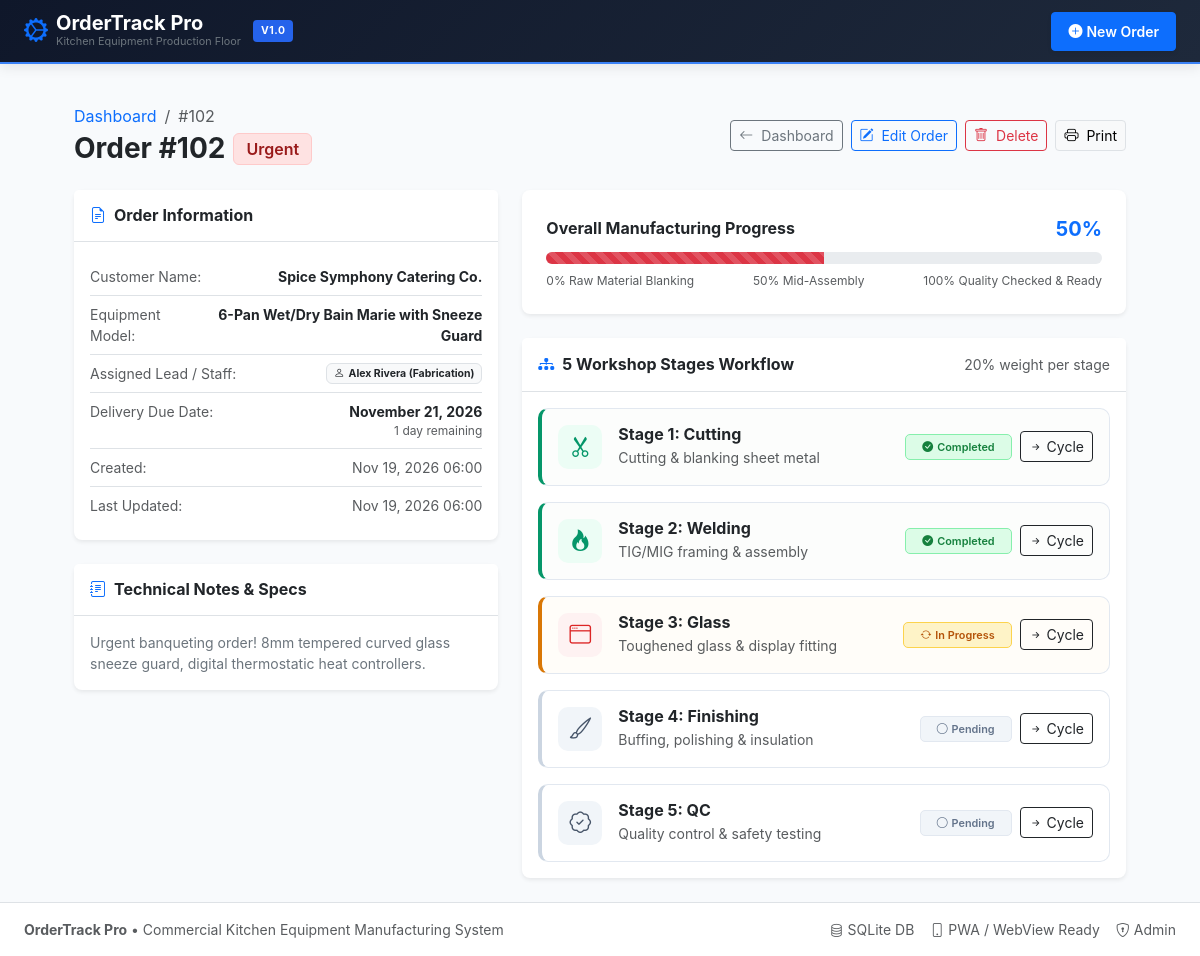
The app's page /order/2/ with its own data.
### tracking/models.py (models this page shows, shortened)
class Order(models.Model):
    STATUS_ON_TRACK = 'ON_TRACK'
    STATUS_URGENT = 'URGENT'
    STATUS_DELAYED = 'DELAYED'
    STATUS_COMPLETED = 'COMPLETED'
    STATUS_CHOICES = [
        (STATUS_ON_TRACK, 'On Track'),
        (STATUS_URGENT, 'Urgent'),
        (STATUS_DELAYED, 'Delayed'),
        (STATUS_COMPLETED, 'Completed'),
    ]
    STAGE_PENDING = 'PENDING'
    STAGE_IN_PROGRESS = 'IN_PROGRESS'
    STAGE_COMPLETED = 'COMPLETED'
    STAGE_STATUS_CHOICES = [
        (STAGE_PENDING, 'Pending'),
        (STAGE_IN_PROGRESS, 'In Progress'),
        (STAGE_COMPLETED, 'Completed'),
    ]
    order_id = models.CharField(
        max_length=50,
        unique=True,
        verbose_name="Order ID",
        help_text="Unique identifier (e.g., #101, ORD-2026-05)"
    )
    customer_name = models.CharField(
        max_length=150,
        verbose_name="Customer Name",
        help_text="Restaurant, hotel, or catering client name"
    )
    equipment_model = models.CharField(
        max_length=200,
        verbose_name="Equipment Model",
        help_text="e.g., 4-Burner Gas Range with Oven, Stainless Steel Worktable, Bain Marie"
    )
    assigned_staff = models.CharField(
        max_length=120,
        verbose_name="Assigned Staff / Lead",
        help_text="Name of workshop technician or production supervisor"
    )
    delivery_date = models.DateField(
        verbose_name="Delivery Due Date"
    )
    status = models.CharField(
        max_length=20,
        choices=STATUS_CHOICES,
        default=STATUS_ON_TRACK,
        verbose_name="Order Status"
    )
    notes = models.TextField(
        blank=True,
        null=True,
        verbose_name="Technical Notes / Specifications",
        help_text="Metal gauge (e.g., SS 304, 18-gauge), dimensions, custom burners, or glass specs"
    )
    stage_cutting = models.CharField(
        max_length=20,
        choices=STAGE_STATUS_CHOICES,
        default=STAGE_PENDING,
        verbose_name="Stage 1: Cutting"
    )
    stage_welding = models.CharField(
        max_length=20,
        choices=STAGE_STATUS_CHOICES,
        default=STAGE_PENDING,
        verbose_name="Stage 2: Welding"
    )
    stage_glass = models.CharField(
        max_length=20,
        choices=STAGE_STATUS_CHOICES,
        default=STAGE_PENDING,
        verbose_name="Stage 3: Glass"
    )
    stage_finishing = models.CharField(
        max_length=20,
        choices=STAGE_STATUS_CHOICES,
        default=STAGE_PENDING,
        verbose_name="Stage 4: Finishing"
    )
    stage_qc = models.CharField(
        max_length=20,
        choices=STAGE_STATUS_CHOICES,
        default=STAGE_PENDING,
        verbose_name="Stage 5: QC (Quality Check)"
    )
    progress_percentage = models.PositiveSmallIntegerField(
        default=0,
        verbose_name="Progress Percentage"
    )
    created_at = models.DateTimeField(auto_now_add=True)
    updated_at = models.DateTimeField(auto_now=True)
    class Meta:
        ordering = ['-created_at']
        verbose_name = "Production Order"
        verbose_name_plural = "Production Orders"
    @property
    def days_remaining(self):
        if not self.delivery_date:
            return 0
        delta = self.delivery_date - date.today()
        return delta.days
    @property
    def is_overdue(self):
        return self.days_remaining < 0 and self.status != self.STATUS_COMPLETED
    @property
    def status_badge_class(self):
        mapping = {
            self.STATUS_ON_TRACK: 'badge-status-on-track',
            self.STATUS_URGENT: 'badge-status-urgent',
            self.STATUS_DELAYED: 'badge-status-delayed',
            self.STATUS_COMPLETED: 'badge-status-completed',
        }
        return mapping.get(self.status, 'badge-secondary')
    @property
    def progress_bar_class(self):
        if self.status == self.STATUS_COMPLETED or self.progress_percentage == 100:
            return 'bg-success'
        if self.status == self.STATUS_URGENT:
            return 'bg-danger'
        if self.status == self.STATUS_DELAYED:
            return 'bg-warning'
        return 'bg-primary'
    def get_stages_info(self):
        stage_definitions = [
            ('cutting', 'stage_cutting', 'Cutting', 'bi-scissors', 'Cutting & blanking sheet metal'),
            ('welding', 'stage_welding', 'Welding', 'bi-fire', 'TIG/MIG framing & assembly'),
            ('glass', 'stage_glass', 'Glass', 'bi-window', 'Toughened glass & display fitting'),
            ('finishing', 'stage_finishing', 'Finishing', 'bi-brush', 'Buffing, polishing & insulation'),
            ('qc', 'stage_qc', 'QC', 'bi-patch-check', 'Quality control & safety testing'),
        ]
        result = []
        for key, field_name, display_name, icon, desc in stage_definitions:
            current_val = getattr(self, field_name)
            next_val = (
                self.STAGE_IN_PROGRESS if current_val == self.STAGE_PENDING else
                self.STAGE_COMPLETED if current_val == self.STAGE_IN_PROGRESS else
                self.STAGE_PENDING
            )
            result.append({
                'key': key,
                'field': field_name,
                'name': display_name,
                'status': current_val,
                'status_label': dict(self.STAGE_STATUS_CHOICES).get(current_val, current_val),
                'next_status': next_val,
                'icon': icon,
                'description': desc,
                'is_completed': current_val == self.STAGE_COMPLETED,
                'is_in_progress': current_val == self.STAGE_IN_PROGRESS,
                'is_pending': current_val == self.STAGE_PENDING,
            })
        return result

### tracking/views.py (the view)
# urls.py: path('order/<int:pk>/', views.order_detail, name='order_detail'),
def order_detail(request, pk):
    order = get_object_or_404(Order, pk=pk)
    context = {
        'order': order,
        'stages': order.get_stages_info(),
    }
    return render(request, 'tracking/order_detail.html', context)

### templates/tracking/order_detail.html (shortened to what this page needs)
{% extends 'base.html' %}
{% load static %}
{% block content %}
<div class="container-fluid px-3 px-lg-4 py-4" style="max-width: 1100px;">
  <div class="d-flex flex-column flex-md-row justify-content-between align-items-md-center gap-3 mb-4">
    <div>
      <nav aria-label="breadcrumb">
        <ol class="breadcrumb mb-1 small">
          <li class="breadcrumb-item"><a href="{% url 'dashboard' %}" class="text-decoration-none">Dashboard</a></li>
          <li class="breadcrumb-item active" aria-current="page">{{ order.order_id }}</li>
        </ol>
      </nav>
      <h3 class="fw-bold mb-0 text-dark d-flex align-items-center gap-2">
        <span>Order {{ order.order_id }}</span>
        <span class="badge-status {{ order.status_badge_class }} fs-6">
          {{ order.get_status_display }}
        </span>
      </h3>
    </div>
    <div class="d-flex align-items-center gap-2">
      <a href="{% url 'dashboard' %}" class="btn btn-outline-secondary btn-sm">
        <i class="bi bi-arrow-left me-1"></i> Dashboard
      </a>
      <a href="{% url 'order_update' order.id %}" class="btn btn-outline-primary btn-sm">
        <i class="bi bi-pencil-square me-1"></i> Edit Order
      </a>
      <a href="{% url 'order_delete' order.id %}" class="btn btn-outline-danger btn-sm">
        <i class="bi bi-trash me-1"></i> Delete
      </a>
      <button onclick="window.print()" class="btn btn-light btn-sm border d-none d-sm-inline-block" title="Print Job Sheet">
        <i class="bi bi-printer me-1"></i> Print
      </button>
    </div>
  </div>
  <div class="row g-4">
    <div class="col-12 col-lg-5">
      <div class="card shadow-sm border-0 rounded-3 mb-4">
        <div class="card-header bg-white py-3 border-bottom">
          <h6 class="fw-bold mb-0 text-dark"><i class="bi bi-file-earmark-text text-primary me-2"></i>Order Information</h6>
        </div>
        <div class="card-body p-3">
          <ul class="list-group list-group-flush small">
            <li class="list-group-item d-flex justify-content-between px-0 py-2">
              <span class="text-muted">Customer Name:</span>
              <strong class="text-end text-dark">{{ order.customer_name }}</strong>
            </li>
            <li class="list-group-item d-flex justify-content-between px-0 py-2">
              <span class="text-muted">Equipment Model:</span>
              <strong class="text-end text-dark">{{ order.equipment_model }}</strong>
            </li>
            <li class="list-group-item d-flex justify-content-between px-0 py-2">
              <span class="text-muted">Assigned Lead / Staff:</span>
              <span class="badge bg-light text-dark border"><i class="bi bi-person me-1"></i>{{ order.assigned_staff }}</span>
            </li>
            <li class="list-group-item d-flex justify-content-between px-0 py-2">
              <span class="text-muted">Delivery Due Date:</span>
              <div>
                <strong>{{ order.delivery_date|date:"F d, Y" }}</strong>
                {% if order.is_overdue %}
                  <div class="text-danger fw-bold text-end" style="font-size: 0.75rem;">
                    Overdue by {{ order.days_remaining|stringformat:"+d"|slice:"1:" }} days
                  </div>
                {% else %}
                  <div class="text-muted text-end" style="font-size: 0.75rem;">
                    {{ order.days_remaining }} day{{ order.days_remaining|pluralize }} remaining
                  </div>
                {% endif %}
              </div>
            </li>
            <li class="list-group-item d-flex justify-content-between px-0 py-2">
              <span class="text-muted">Created:</span>
              <span class="text-muted">{{ order.created_at|date:"M d, Y H:i" }}</span>
            </li>
            <li class="list-group-item d-flex justify-content-between px-0 py-2">
              <span class="text-muted">Last Updated:</span>
              <span class="text-muted">{{ order.updated_at|date:"M d, Y H:i" }}</span>
            </li>
          </ul>
        </div>
      </div>
      <div class="card shadow-sm border-0 rounded-3">
        <div class="card-header bg-white py-3 border-bottom">
          <h6 class="fw-bold mb-0 text-dark"><i class="bi bi-journal-text text-primary me-2"></i>Technical Notes & Specs</h6>
        </div>
        <div class="card-body p-3">
          {% if order.notes %}
            <p class="small text-secondary mb-0" style="white-space: pre-line;">{{ order.notes }}</p>
          {% else %}
            <p class="text-muted small fst-italic mb-0">No custom metal gauge or workshop notes entered for this order.</p>
          {% endif %}
        </div>
      </div>
    </div>
    <div class="col-12 col-lg-7">
      <div class="card shadow-sm border-0 rounded-3 p-4 mb-4">
        <div class="d-flex justify-content-between align-items-center mb-2">
          <h6 class="fw-bold mb-0 text-dark">Overall Manufacturing Progress</h6>
          <span class="fs-5 fw-bold text-primary">{{ order.progress_percentage }}%</span>
        </div>
        <div class="progress mb-2" style="height: 12px; border-radius: 6px;">
          <div
            class="progress-bar {{ order.progress_bar_class }} progress-bar-striped progress-bar-animated"
            role="progressbar"
            style="width: {{ order.progress_percentage }}%;"
            aria-valuenow="{{ order.progress_percentage }}"
            aria-valuemin="0"
            aria-valuemax="100">
          </div>
        </div>
        <div class="d-flex justify-content-between text-muted" style="font-size: 0.75rem;">
          <span>0% Raw Material Blanking</span>
          <span>50% Mid-Assembly</span>
          <span>100% Quality Checked & Ready</span>
        </div>
      </div>
      <div class="card shadow-sm border-0 rounded-3">
        <div class="card-header bg-white py-3 border-bottom d-flex justify-content-between align-items-center">
          <h6 class="fw-bold mb-0 text-dark"><i class="bi bi-diagram-3-fill text-primary me-2"></i>5 Workshop Stages Workflow</h6>
          <small class="text-muted">20% weight per stage</small>
        </div>
        <div class="card-body p-3">
          <div class="d-flex flex-column gap-3">
            {% for st in stages %}
              <div class="timeline-stage-card {% if st.is_completed %}is-completed{% elif st.is_in_progress %}is-in-progress{% else %}is-pending{% endif %}">
                <div class="d-flex flex-column flex-sm-row justify-content-between align-items-sm-center gap-2">
                  <div class="d-flex align-items-center gap-3">
                    <div class="summary-icon {% if st.is_completed %}icon-ontrack{% elif st.is_in_progress %}icon-urgent{% else %}icon-total{% endif %}">
                      <i class="bi {{ st.icon }}"></i>
                    </div>
                    <div>
                      <h6 class="fw-bold mb-0 text-dark">
                        Stage {{ forloop.counter }}: {{ st.name }}
                      </h6>
                      <small class="text-muted">{{ st.description }}</small>
                    </div>
                  </div>
                  <div class="d-flex align-items-center gap-2 align-self-end align-self-sm-center">
                    <span class="stage-pill status-{{ st.status }} px-3 py-1">
                      {% if st.is_completed %}
                        <i class="bi bi-check-circle-fill me-1"></i> Completed
                      {% elif st.is_in_progress %}
                        <i class="bi bi-arrow-repeat spin-icon me-1"></i> In Progress
                      {% else %}
                        <i class="bi bi-circle me-1"></i> Pending
                      {% endif %}
                    </span>
                    <form method="POST" action="{% url 'quick_stage_update' order.id %}" class="d-inline">
                      <button type="submit" class="btn btn-outline-dark btn-sm" title="Advance to next state">
                        <i class="bi bi-arrow-right-short"></i> Cycle
                      </button>
                    </form>
                  </div>
                </div>
              </div>
            {% endfor %}
          </div>
        </div>
      </div>
    </div>
  </div>
</div>
{% endblock %}

### templates/base.html (shortened to what this page needs)
{% load static %}
<!DOCTYPE html>
<html lang="en">
<head>
  <link href="https://cdn.jsdelivr.net/npm/bootstrap@5.3.3/dist/css/bootstrap.min.css" rel="stylesheet">
  <link href="https://cdn.jsdelivr.net/npm/bootstrap-icons@1.11.3/font/bootstrap-icons.min.css" rel="stylesheet">
  <link rel="stylesheet" href="{% static 'css/style.css' %}">
</head>
<body>
  <nav class="navbar navbar-expand-lg navbar-dark navbar-custom sticky-top py-2">
    <div class="container-fluid px-3 px-lg-4">
      <a class="navbar-brand d-flex align-items-center gap-2" href="{% url 'dashboard' %}">
        <span class="fs-4 text-primary"><i class="bi bi-gear-wide-connected"></i></span>
        <div class="d-flex flex-column">
          <span class="fw-bold tracking-tight text-white lh-1">OrderTrack <span class="text-primary-light">Pro</span></span>
          <small class="text-secondary brand-subtitle" style="font-size: 0.68rem;">Kitchen Equipment Production Floor</small>
        </div>
        <span class="brand-badge ms-1 d-none d-sm-inline-block">v1.0</span>
      </a>
      <div class="d-flex align-items-center gap-2">
        <a href="{% url 'order_create' %}" class="btn btn-primary btn-sm d-flex align-items-center gap-1 shadow-sm px-3 py-2 fw-semibold">
          <i class="bi bi-plus-circle-fill"></i>
          <span>New Order</span>
        </a>
      </div>
    </div>
  </nav>
  <div class="container-fluid px-3 px-lg-4 pt-3">
  </div>
  <main class="flex-grow-1">
    {% block content %}
    {% endblock %}
  </main>
  <footer class="mt-auto py-3 bg-white border-top">
    <div class="container-fluid px-3 px-lg-4 d-flex flex-column flex-sm-row justify-content-between align-items-center gap-2 text-muted small">
      <div>
        <strong>OrderTrack Pro</strong> &bull; Commercial Kitchen Equipment Manufacturing System
      </div>
      <div class="d-flex align-items-center gap-3">
        <span><i class="bi bi-database me-1"></i>SQLite DB</span>
        <span><i class="bi bi-phone me-1"></i>PWA / WebView Ready</span>
        <a href="/admin/" class="text-decoration-none text-muted" target="_blank"><i class="bi bi-shield-lock me-1"></i>Admin</a>
      </div>
    </div>
  </footer>
</body>
</html>

### records on screen
Order: order_id "#102", status "Urgent", customer_name "Spice Symphony Catering Co.", equipment_model "6-Pan Wet/Dry Bain Marie with Sneeze Guard", assigned_staff "Alex Rivera (Fabrication)", delivery_date "November 21, 2026", days_remaining "1", created_at "Nov 19, 2026 06:00", updated_at "Nov 19, 2026 06:00", notes "Urgent banqueting order! 8mm tempered curved glass sneeze guard, digital thermostatic heat controllers.", progress_percentage "50"

### other values on screen
{{ st.name }} "Cutting" "Welding" "Glass" "Finishing" "QC"
{{ st.description }} "Cutting & blanking sheet metal" "TIG/MIG framing & assembly" "Toughened glass & display fitting" "Buffing, polishing & insulation" "Quality control & safety testing"
